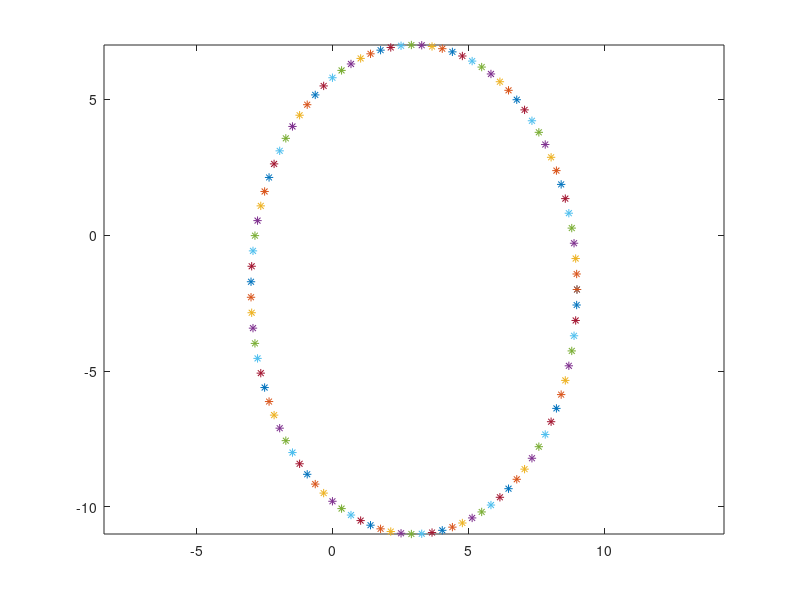

The MATLAB source for this figure:
for t=linspace(0,2*pi)
    x=3+6*cos(t);
    y=-2+9*sin(t);
    axis equal;
    plot(x,y,'*')
    pause(0.05);
    hold on
end
%hinh_tron